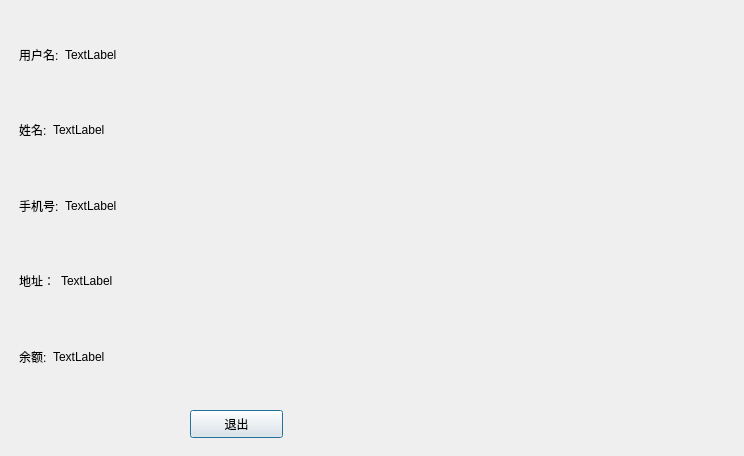
<?xml version="1.0" encoding="UTF-8"?>
<ui version="4.0">
 <class>UserInfoWindow</class>
 <widget class="QDialog" name="UserInfoWindow">
  <property name="geometry">
   <rect>
    <x>0</x>
    <y>0</y>
    <width>744</width>
    <height>456</height>
   </rect>
  </property>
  <property name="windowTitle">
   <string>Dialog</string>
  </property>
  <widget class="QWidget" name="widget_5" native="true">
   <property name="geometry">
    <rect>
     <x>10</x>
     <y>20</y>
     <width>701</width>
     <height>371</height>
    </rect>
   </property>
   <layout class="QVBoxLayout" name="verticalLayout">
    <item>
     <widget class="QWidget" name="widget" native="true">
      <layout class="QHBoxLayout" name="horizontalLayout">
       <item>
        <widget class="QLabel" name="label">
         <property name="text">
          <string>用户名:</string>
         </property>
        </widget>
       </item>
       <item>
        <widget class="QLabel" name="Username_Line">
         <property name="sizePolicy">
          <sizepolicy hsizetype="Preferred" vsizetype="Preferred">
           <horstretch>20</horstretch>
           <verstretch>0</verstretch>
          </sizepolicy>
         </property>
         <property name="text">
          <string>TextLabel</string>
         </property>
        </widget>
       </item>
      </layout>
     </widget>
    </item>
    <item>
     <widget class="QWidget" name="widget_2" native="true">
      <layout class="QHBoxLayout" name="horizontalLayout_2">
       <item>
        <widget class="QLabel" name="label_3">
         <property name="text">
          <string>姓名:</string>
         </property>
        </widget>
       </item>
       <item>
        <widget class="QLabel" name="Name_Line">
         <property name="sizePolicy">
          <sizepolicy hsizetype="Preferred" vsizetype="Preferred">
           <horstretch>20</horstretch>
           <verstretch>0</verstretch>
          </sizepolicy>
         </property>
         <property name="text">
          <string>TextLabel</string>
         </property>
        </widget>
       </item>
      </layout>
     </widget>
    </item>
    <item>
     <widget class="QWidget" name="widget_4" native="true">
      <layout class="QHBoxLayout" name="horizontalLayout_4">
       <item>
        <widget class="QLabel" name="label_7">
         <property name="text">
          <string>手机号:</string>
         </property>
        </widget>
       </item>
       <item>
        <widget class="QLabel" name="PhoneNum_Line">
         <property name="sizePolicy">
          <sizepolicy hsizetype="Preferred" vsizetype="Preferred">
           <horstretch>20</horstretch>
           <verstretch>0</verstretch>
          </sizepolicy>
         </property>
         <property name="text">
          <string>TextLabel</string>
         </property>
        </widget>
       </item>
      </layout>
     </widget>
    </item>
    <item>
     <widget class="QWidget" name="widget_6" native="true">
      <layout class="QHBoxLayout" name="horizontalLayout_5">
       <item>
        <widget class="QLabel" name="label_6">
         <property name="text">
          <string>地址：</string>
         </property>
        </widget>
       </item>
       <item>
        <widget class="QLabel" name="Addr_Line">
         <property name="sizePolicy">
          <sizepolicy hsizetype="Preferred" vsizetype="Preferred">
           <horstretch>20</horstretch>
           <verstretch>0</verstretch>
          </sizepolicy>
         </property>
         <property name="text">
          <string>TextLabel</string>
         </property>
        </widget>
       </item>
      </layout>
     </widget>
    </item>
    <item>
     <widget class="QWidget" name="widget_3" native="true">
      <layout class="QHBoxLayout" name="horizontalLayout_3">
       <item>
        <widget class="QLabel" name="Balance_Line2">
         <property name="text">
          <string>余额:</string>
         </property>
        </widget>
       </item>
       <item>
        <widget class="QLabel" name="Blance_Line">
         <property name="sizePolicy">
          <sizepolicy hsizetype="Preferred" vsizetype="Preferred">
           <horstretch>20</horstretch>
           <verstretch>0</verstretch>
          </sizepolicy>
         </property>
         <property name="text">
          <string>TextLabel</string>
         </property>
        </widget>
       </item>
      </layout>
     </widget>
    </item>
   </layout>
  </widget>
  <widget class="QPushButton" name="btn_Quit">
   <property name="geometry">
    <rect>
     <x>190</x>
     <y>410</y>
     <width>93</width>
     <height>28</height>
    </rect>
   </property>
   <property name="text">
    <string>退出</string>
   </property>
  </widget>
 </widget>
 <resources/>
 <connections/>
</ui>
